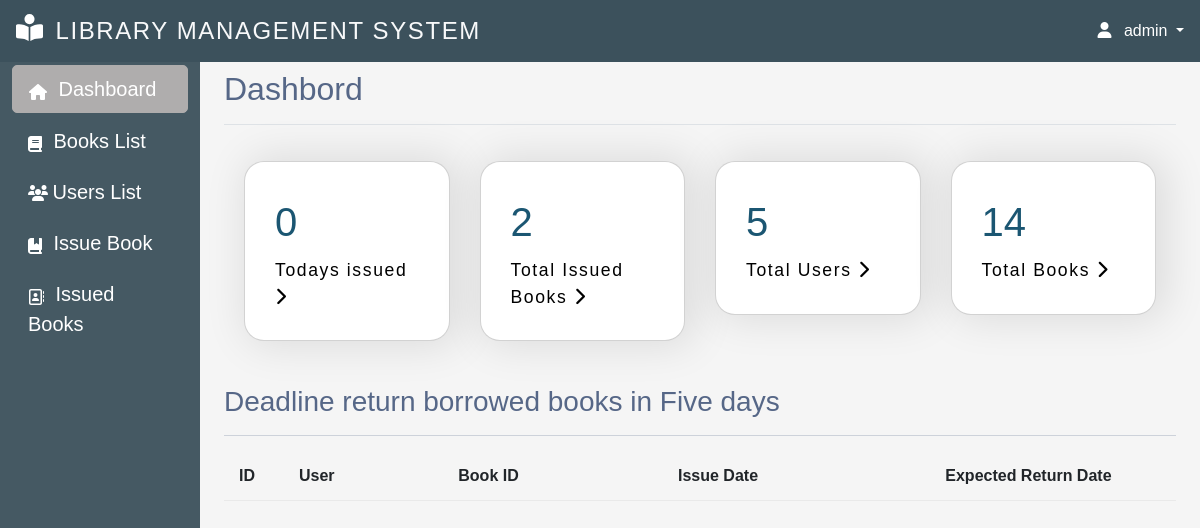
/admin-page/ (signed in), run on an earlier commit of the app's database.
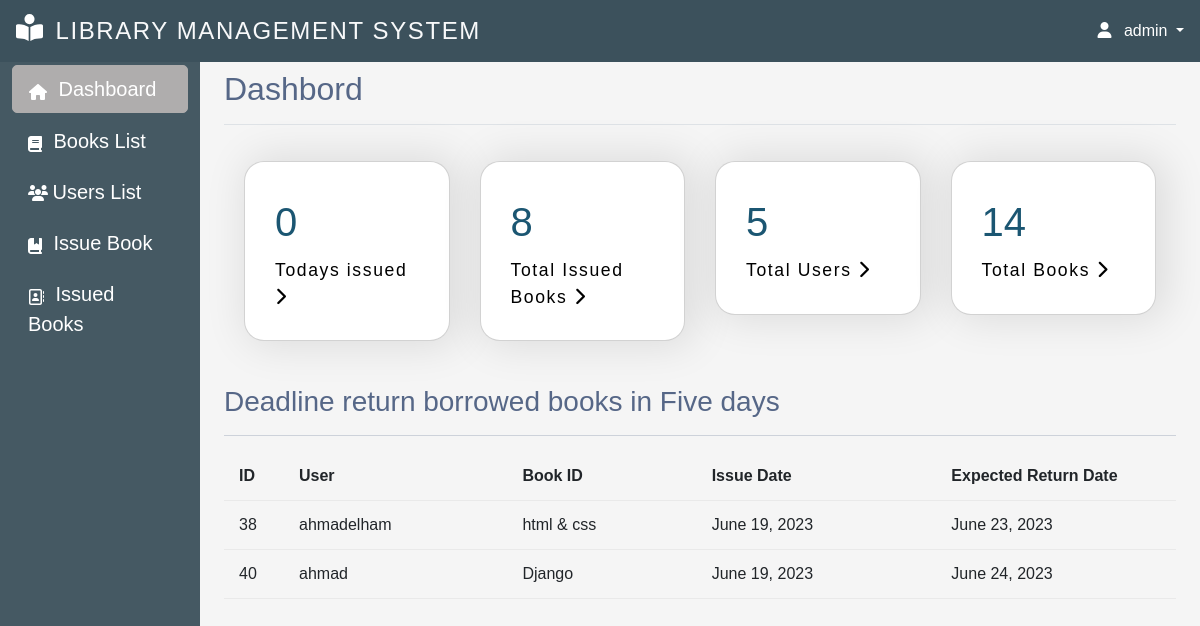
And on a later commit of the database.
### myapp/models.py (models this page shows)
class IssueBook(models.Model):
    user_id = models.ForeignKey(User, on_delete=models.CASCADE)
    book_id = models.ForeignKey(Books, on_delete=models.CASCADE)
    issue_date = models.DateField(auto_now_add=True)
    expected_return_date = models.DateField()
    returned_date = models.DateField(default=None, null=True, blank=True)
    quantity_issued = models.IntegerField(default=1)

class Books(models.Model):
    title = models.CharField(max_length=20)
    description = models.TextField(max_length=100)
    author = models.CharField(max_length=20, null=True, blank=True)
    available_quantity = models.IntegerField(default=0)
    cover_photo = models.ImageField(
        upload_to='images/', null=True, blank=True,  default='images/default.jpg')
    issue_date = models.DateField(auto_now_add=True)
    def __str__(self):
        return self.title
    class Meta:
        ordering = ['issue_date']

### myapp/decorators.py (the view)
    def wrapper_function(request, *args, **kwargs):
        group = None
        if request.user.groups.all():
            group = request.user.groups.all()[0].name
        if group == 'student':
            return redirect('view-issue-to-student')
        if group == 'admin':
            return view_func(request, *args, **kwargs)

### myapp/views.py (called while the page is built)
@login_required(login_url='login-page')
@admin_only
def Admin(request):
    today = timezone.now().date()
    total_issued_books_today = IssueBook.objects.filter(issue_date=today).count()
    total_issued = IssueBook.objects.count()
    total_books = Books.objects.count()
    total_users = User.objects.count()
    today = timezone.now().date()
    five_days_later = today + timedelta(days=7)
    deadline_returns_book = IssueBook.objects.filter(expected_return_date__lte= five_days_later, expected_return_date__gt=today)
    context = {'totalbooks':total_books,'totalusers':total_users,'total_issued':total_issued,
               'total_issued_books_today':total_issued_books_today,'deadline_returns_book':deadline_returns_book}
    return render(request, 'home.html',context)

### myapp/templates/home.html
{% extends 'main.html' %}
{% load static %}
{% block title %} Dashbord{% endblock title %}
{% block content %}
<div class="cardBox">
  <a href="{% url 'view-issuebook' 'today' %}" class="card-a">
    <div class="card">
        <div>
            <div class="numbers">{{total_issued_books_today}}</div>
            <div class="cardName">Todays issued <i class="fa-solid fa-chevron-right"></i></div>
        </div>
    </div>
  </a>
  <a href="{% url 'view-issuebook' 'all' %}" class="card-a">
    <div class="card">
        <div>
            <div class="numbers">{{total_issued}}</div>
            <div class="cardName">Total Issued Books <i class="fa-solid fa-chevron-right"></i></div>
        </div>
    </div>
  </a>
  <a href="{% url 'users-management' %}" class="card-a">
    <div class="card">
        <div>
            <div class="numbers">{{totalusers}}</div>
            <div class="cardName">Total Users <i class="fa-solid fa-chevron-right"></i></div>
        </div>
    </div>
  </a>
  <a href="{% url 'books-management' %}" class="card-a">
  <div class="card">
      <div>
          <div class="numbers">{{totalbooks}}</div>
          <div class="cardName">Total Books <i class="fa-solid fa-chevron-right"></i></div>
      </div>
  </div>
  </a>
</div>
      <br>
      <h3>Deadline return borrowed books in Five days</h3>
      <hr>
      <table class="table">
        <thead>
          <tr>
            <th>ID</th>
            <th>User</th>
            <th>Book ID</th>
            <th>Issue Date</th>
            <th  colspan="2">Expected Return Date</th>
          </tr>
        </thead>
        <tbody>
            {% for book in deadline_returns_book %}
            <tr>
              <td>{{book.id}}</td>
              <td>{{book.user_id}}</td>
              <td>{{book.book_id}}</td>
              <td>{{book.issue_date}}</td>
              <td >{{book.expected_return_date}}</td>
            </tr>
            {% endfor %}
        </tbody>
      </table>
{% endblock content %}

What changed in the data, as far as the page shows it:
added IssueBook: id "38", user_id "ahmadelham", book_id "html & css", issue_date "June 19, 2023", expected_return_date "June 23, 2023"
added IssueBook: id "40", user_id "ahmad", book_id "Django", issue_date "June 19, 2023", expected_return_date "June 24, 2023"
Also different on the page:
{{ total_issued }}: "2" → "8"
